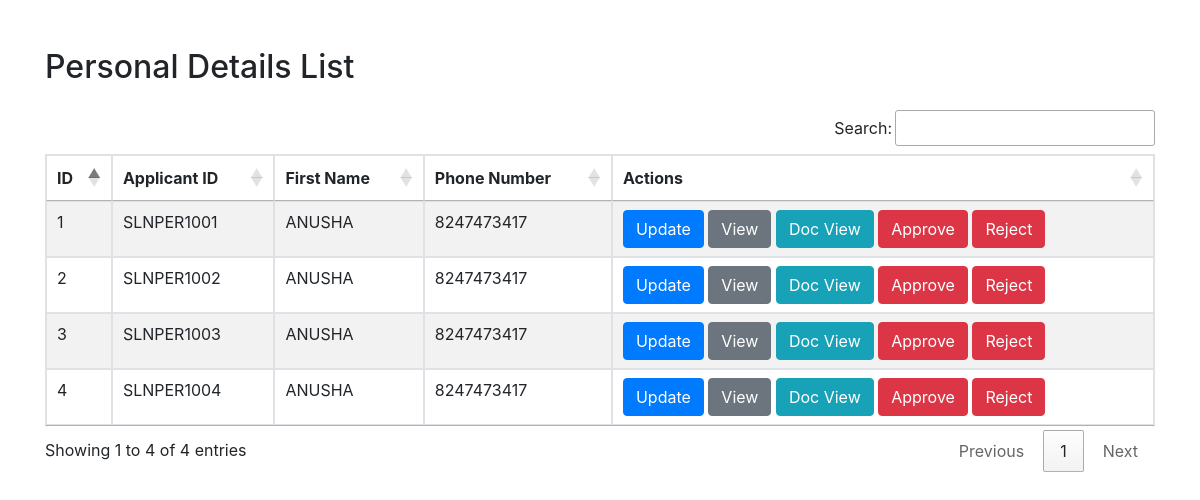
/pl/personal/details/, run on the app's committed database.
### ravi/models.py (models this page shows, shortened)
class PersonalDetail(models.Model):
    GENDER_CHOICES = [
        ('FEMALE', 'Female'),
        ('MALE', 'Male'),
        ('OTHER', 'Other'),
    ]
    MARITAL_STATUS_CHOICES = [
        ('SINGLE', 'Single'),
        ('MARRIED', 'Married'),
    ]
    COMPANY_TYPE_CHOICES = [
        ('PUBLIC', 'Public'),
        ('PRIVATE', 'Private'),
        ('GOVERNMENT', 'Government'),
        ('SELF_EMPLOYED', 'Self-employed'),
        ('OTHER', 'Other'),
    ]
    first_name = models.CharField(max_length=100, validators=[validate_only_letters])
    last_name = models.CharField(max_length=100, validators=[validate_only_letters])
    gender = models.CharField(max_length=10, choices=GENDER_CHOICES)
    father_name = models.CharField(max_length=100,validators=[validate_only_letters])
    date_of_birth = models.DateField(validators=[validate_date])
    mobile_number = models.CharField(max_length=10, validators=[validate_mobile_number])
    pan_card_number = models.CharField(max_length=10, validators=[validate_pan])
    aadhar_card_number = models.CharField(max_length=12, validators=[validate_aadhar_number])
    marital_status = models.CharField(max_length=10, choices=MARITAL_STATUS_CHOICES)
    email = models.EmailField(validators=[validate_email])
    current_address = models.TextField()
    current_address_pincode = models.CharField(max_length=6,validators= [validate_pincode])
    aadhar_address = models.TextField()
    aadhar_pincode = models.CharField(max_length=6,validators= [validate_pincode])
    running_emis = models.CharField(max_length=10, validators=[validate_amount])
    net_salary = models.CharField(max_length=10, validators=[validate_amount])
    company_name = models.CharField(max_length=100,validators=[validate_only_letters])
    company_type = models.CharField(max_length=20, choices=COMPANY_TYPE_CHOICES)
    job_joining_date = models.DateField()
    job_location = models.CharField(max_length=100)
    total_job_experience = models.IntegerField()
    work_email = models.EmailField(validators=[validate_email])
    office_address = models.TextField()
    office_address_pincode = models.CharField(max_length=6,validators= [validate_pincode])
    required_loan_amount = models.CharField(max_length=10, validators=[validate_amount])
    ref1_name = models.CharField(max_length=100,validators=[validate_only_letters])
    ref1_mobile = models.CharField(max_length=10, validators=[validate_mobile_number])
    ref2_name = models.CharField(max_length=100,validators=[validate_only_letters])
    ref2_mobile = models.CharField(max_length=10, validators=[validate_mobile_number])
    own_house = models.BooleanField()
    random_number = models.CharField(max_length=10, blank=True, null=True)

### ravi/views.py (the view)
# urls.py: path('personal/details/', views.personal_detail_list_view, name='personal_detail_list'),
def personal_detail_list_view(request):
    personal_details = PersonalDetail.objects.all()
    return render(request, 'admin/personal_detail_list.html', {'personal_details': personal_details})

### ravi/templates/admin/personal_detail_list.html (shortened to what this page needs)
<!DOCTYPE html>
{% load static %}
<html lang="en">
<head>
    <link rel="stylesheet" href="https://maxcdn.bootstrapcdn.com/bootstrap/4.0.0/css/bootstrap.min.css">
    <link rel="stylesheet" href="https://cdn.datatables.net/1.13.7/css/jquery.dataTables.min.css">
    <link rel="stylesheet" href="https://cdn.datatables.net/buttons/2.4.2/css/buttons.dataTables.min.css">
    <link rel="stylesheet" href="https://cdn.datatables.net/responsive/2.4.0/css/responsive.dataTables.min.css">
</head>
<body>
    <div class="container mt-5">
        <div class="row mb-3">
            <div class="col-md-6">
                <h2>Personal Details List</h2>
            </div>
        </div>
        <table id="personalDetailsTable" class="table table-bordered table-striped">
            <thead>
                <tr>
                    <th>ID</th>
                    <th>Applicant ID</th>
                    <th>First Name</th>
                    <th>Phone Number</th>
                    <th>Actions</th>
                </tr>
            </thead>
            <tbody>
                {% for detail in personal_details %}
                <tr>
                    <td>{{ detail.id }}</td>
                    <td>{{ detail.random_number }}</td>
                    <td>{{ detail.first_name }}</td>
                    <td>{{ detail.mobile_number }}</td>
                    <td>
                        <a href="{% url 'update_personal_detail' detail.id %}" class="btn btn-primary">Update</a>
                        <a href="{% url 'view_personal_detail' detail.id %}" class="btn btn-secondary">View</a>
                        <a href="{% url 'view_documents' detail.id %}" class="btn btn-info">Doc View</a>
                        <a href="{% url 'personal_verification_add' detail.id %}" class="btn btn-danger">Approve</a>
                        <a href="{% url 'update_personal_verify' detail.id %}" class="btn btn-danger">Reject</a>
                    </td>
                </tr>
                {% endfor %}
            </tbody>
        </table>
    </div>
</body>
</html>

### data on the page
PersonalDetail: id "1", random_number "SLNPER1001", first_name "ANUSHA", mobile_number "8247473417"
PersonalDetail: id "2", random_number "SLNPER1002", first_name "ANUSHA", mobile_number "8247473417"
PersonalDetail: id "3", random_number "SLNPER1003", first_name "ANUSHA", mobile_number "8247473417"
PersonalDetail: id "4", random_number "SLNPER1004", first_name "ANUSHA", mobile_number "8247473417"
